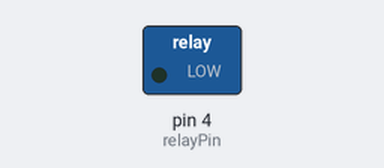
A sketch run on a simulated Arduino Uno, built for the host (arithmetic inside an expression is 32-bit, double 64-bit). Shown: switched loads named in the sketch (green lamp = pin HIGH). What the sketch prints to the serial monitor is not drawn. At 16.2 s the program stops and its outputs stay as they are.

Above: at 0.5 s.
At 10.53 s:
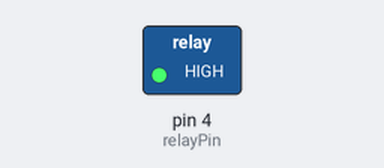
Timing chart, 0 to 12.2 s (numbered marks = the images above):
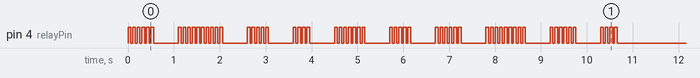

The sketch:

PulseDialer.ino
```cpp
// ---------------------------------------------------------------- //
// Adruino Pulse Dialer
//
// Mark L. Martin
// 2/7/2023
// ---------------------------------------------------------------- //


#define relayPin 4  // momentary relay to simulate person pressing button

// phone number for "It could always suck more 605-475-6964"

int number_to_dial[]={6,0,5,4,7,5,6,9,6,4};
int numbers = 0;
int number_loop = 0;

void setup()
{
  pinMode( relayPin, OUTPUT ); // Sets the relayPin as output

  Serial.begin(9600); // Serial Communication is starting with 9600 of baudrate speed
  Serial.println( "Pulse Dialer Version 1.0  2/7/2023" );

  digitalWrite( LED_BUILTIN, LOW );
  digitalWrite( relayPin, LOW );
}  //end setup()


void pulse( int number )
{
  int little_loop = 0;
  Serial.print( number );
  if (number == 0 )    // zero is a special case.... needs 10 pulses
       number = 10;
   for ( little_loop = 0 ; little_loop < number; little_loop++ )
   {
      digitalWrite( relayPin, HIGH );  //press the close button
      digitalWrite( LED_BUILTIN, HIGH );
      delay ( 60 );
      digitalWrite( relayPin, LOW );  //press the close button
      digitalWrite( LED_BUILTIN, LOW );
      delay ( 40 );
   }
   delay( 500 );  // inter pulse delay 1/2 second
}

void loop()   // main function
{
  numbers = sizeof ( number_to_dial )/ sizeof( number_to_dial[0]);

  Serial.print( " size of numbers " );
  Serial.println( numbers );
  for ( number_loop = 0; number_loop < numbers; number_loop++ )
  {
    pulse( number_to_dial[number_loop] );
  }
  Serial.println( );
  delay( 5000 );  // let the prints go out
  abort(); // stop the program
}  // end main loop
```
